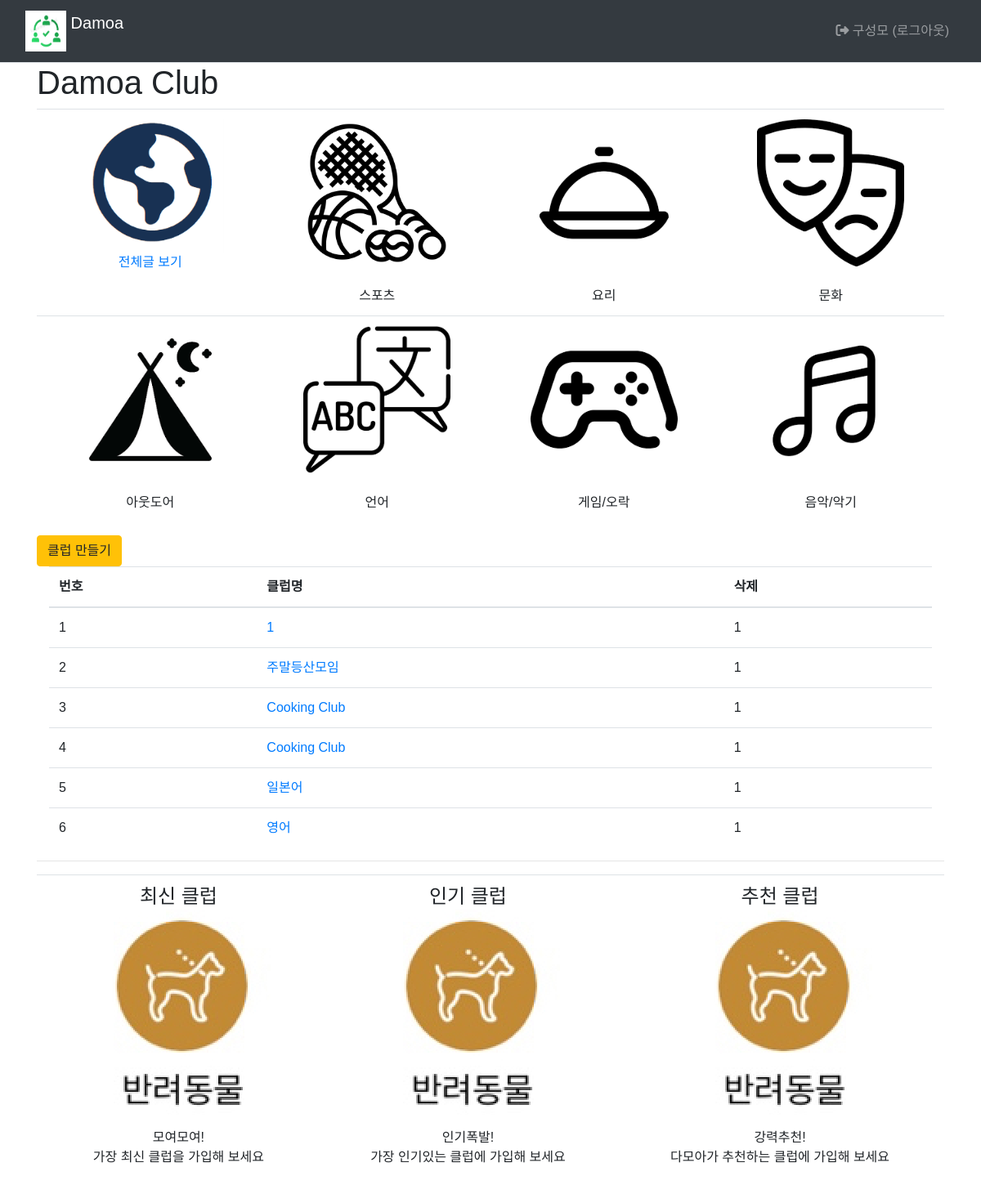
/main/ (signed in), run on an earlier commit of the app's database.
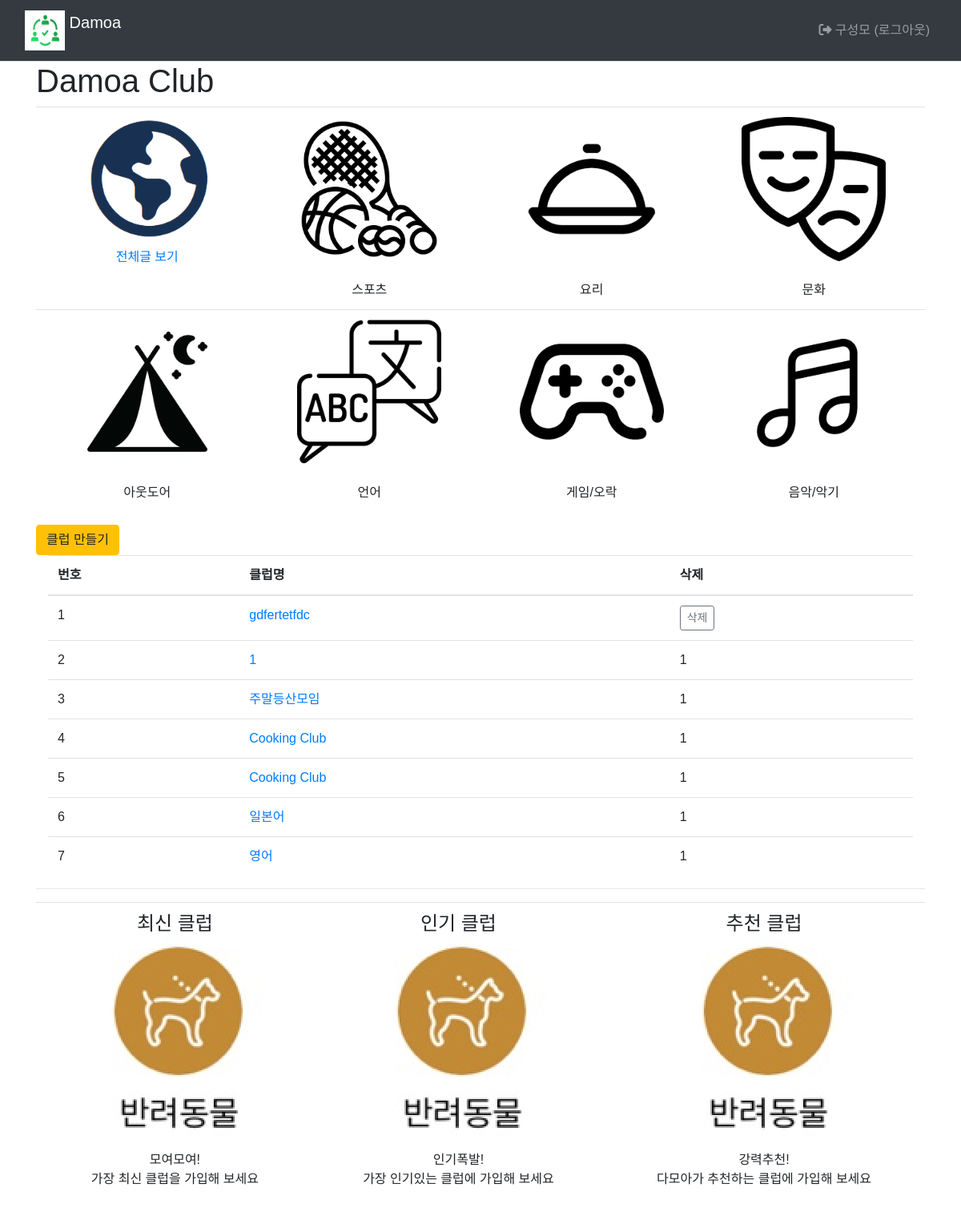
And on a later commit of the database.
### common/models.py (models this page shows)
class CustomUser(AbstractBaseUser, PermissionsMixin) :
    email = models.EmailField(blank=True, unique=True, default='')
    username = models.CharField(max_length = 15, unique=True)
    name = models.CharField(max_length=15)
    age = models.IntegerField()
    ad = models.CharField(max_length=50)
    is_active = models.BooleanField(default=True)
    is_superuser = models.BooleanField(default=True)
    is_staff = models.BooleanField(default=True)
    date_joined = models.DateTimeField(default=timezone.now)
    last_login = models.DateTimeField(blank=True, null=True)
    objects = CustomUserManager()
    USERNAME_FIELD = 'username'
    REQUIRED_FIELD = ['name']
    class Meta :
        ordering = ['-date_joined']
        verbose_name = 'User'
        verbose_name_plural = 'User'

### main/models.py (models this page shows, shortened)
class Club(models.Model):
    class category(models.TextChoices):
        from django.utils.translation import gettext_lazy as _
        COOK = 'CK', _('Cook')
        CULTURE = 'CT', _('Culture')
        GAME = 'GA', _('Game')
        LANGUAGE = 'LA', _('Language')
        MUSIC = 'MU', _('Music')
        OUTDOOR = 'OD', _('Outdoor')
        SPORTS = 'SP', _('Sports')
    category = models.CharField(
        max_length=10,
        choices = category.choices,
        null=True
    )
    name=models.TextField('클럽이름')
    author = models.ForeignKey(settings.AUTH_USER_MODEL, on_delete=models.CASCADE, default=1, null=True, related_name='author_club')

### main/views.py (the view)
# urls.py: path("", include('main.urls')),  # / 페이지에 해당하는 urlpatterns
def main(request):
    club_list=Club.objects.order_by('-id')
    context={'club_list':club_list}
    return render(request, 'main/main.html', context)

### templates/main/main.html (shortened to what this page needs)
{% extends 'base.html' %}
{% load static %}
{% block content %}
  <div class="container">
    <h1>Damoa Club</h1>
    <table class="table">
      <tbody style="text-align: center;">
        <tr>
          <td>
            <a class="club-link" href="{% url 'main:board_list'%}" style="display: block;">
              <img src="{% static 'img/gallery/all.png' %}" style="width: 180px; height: auto;">
              <br>전체글 보기</a>
          </td>
          <td>
            <a href="{% url 'main:board_list'%}?kw=SP" style="display: block;">
              <img src="{% static 'img/gallery/sports.png' %}" style="width: 180px; height: auto;">
            </a>
            <br>스포츠
          </td>
          <td>
            <a href="{% url 'main:board_list'%}?kw=CK" style="display: block;">
              <img class="club" src="{% static 'img/gallery/cook.png' %}" style="width: 180px; height: auto;">
            </a>
            <br>요리
          </td>
          <td>
            <a href="{% url 'main:board_list'%}?kw=CT" style="display: block;">
              <img class="club" src="{% static 'img/gallery/culture.png' %}" style="width: 180px; height: auto;">
            </a>
            <br>문화
          </td>
        </tr>
        <tr>
          <td>
            <a href="{% url 'main:board_list'%}?kw=OD" style="display: block;">
              <img class="club" src="{% static 'img/gallery/outdoor.png' %}" style="width: 180px; height: auto;">
            </a>
            <br>아웃도어
          </td>
          <td>
            <a href="{% url 'main:board_list'%}?kw=LA" style="display: block;">
              <img class="club" src="{% static 'img/gallery/language.png' %}" style="width: 180px; height: auto;">
            </a>
            <br>언어
          </td>
          <td>
            <a href="{% url 'main:board_list'%}?kw=GA" style="display: block;">
              <img class="club" src="{% static 'img/gallery/game.png' %}" style="width: 180px; height: auto;">
            </a>
            <br>게임/오락
          </td>
          <td>
            <a href="{% url 'main:board_list'%}?kw=MU" style="display: block;">
              <img class="club" src="{% static 'img/gallery/music.png' %}" style="width: 180px; height: auto;">
            </a>
            <br>음악/악기
          </td>
        </tr>
      </tbody>
    </table>
    <div>
      <a href="{%url 'main:club_create' %}" class="btn btn-warning">클럽 만들기</a>
      <div class="container">
        <table class="table">
          <thead>
            <tr class="thead-blue">
              <th>번호</th>
              <th>클럽명</th>
              <th>삭제</th>
            </tr>
          </thead>
          <tbody>
            {% if club_list %}
              {% for club in club_list %}
                <tr>
                  <td>{{forloop.counter}}</td>
                  <td>
                    <a href="#">{{club.name}}</a>
                  </td>
                  <td>
                    {% if request.user == club.author %}
                      <a href="#" class="delete btn btn-sm btn-outline-secondary" data-uri="{% url 'main:club_delete' club.id %}">삭제</a>
                      {%else%}
                      1
                    {% endif %}
                  </td>
                </tr>
              {% endfor %}
            {% else %}
              <tr>
                게시글이 없습니다.
              </tr>
            {% endif %}
          </tbody>
        </table>
      </div>
    </div>
    <hr style="color: black; size: 3px;">
    <table class="table" style="text-align: center;">
      <td>
        <div>
          <div class="icon-box">
            <h4>최신 클럽<br>
              <a href="{% url 'main:board_list'%}?so=recent" style="display: block;">
                <img src="{% static 'img/pet.png' %}"></a>
            </h4>
            <p>모여모여!<br>가장 최신 클럽을 가입해 보세요</p>
          </div>
        </div>
      </td>
      <td>
        <div>
          <div class="icon-box">
            <h4>인기 클럽<br>
              <a href="{% url 'main:board_list'%}?so=popular" style="display: block;">
                <img src="{% static 'img/pet.png' %}"></a>
            </h4>
            <p>인기폭발!<br>가장 인기있는 클럽에 가입해 보세요</p>
          </div>
        </div>
      </td>
      <td>
        <div>
          <div class="icon-box">
            <h4>추천 클럽<br>
              <a href="{% url 'main:board_list'%}?so=recommend" style="display: block;">
                <img src="{% static 'img/pet.png' %}"></a>
            </h4>
            <p>강력추천!<br>다모아가 추천하는 클럽에 가입해 보세요</p>
          </div>
        </div>
      </td>
    </table>
  {% endblock %}

### templates/base.html (shortened to what this page needs)
{% load static %}
<!DOCTYPE html>
<html lang="ko">
  <head>
    <link rel="stylesheet" type="text/css" href="{% static 'bootstrap.min.css' %}">
    <link rel="stylesheet" type="text/css" href="{% static 'style.css' %}">
    <link rel="stylesheet" href="https://cdnjs.cloudflare.com/ajax/libs/font-awesome/6.3.0/css/all.min.css"/>
  </head>
  <body>
    <nav class="navbar navbar-expand-sm navbar-dark bg-dark border-bottom">
      <div class="container-fluid">
        {% if user.is_authenticated %}
          <a class="navbar-brand" href="{% url 'main:main' %}">
            <img src="{% static 'img/damoa logo.png' %}" width="50px" height="50px" class="d-inline-block align-top" alt="Logo">
            Damoa
          </a>
        {% else %}
          <a class="navbar-brand" href="{% url 'main:index' %}">
            <img src="{% static 'img/damoa logo.png' %}" width="50px" height="50px" class="d-inline-block align-top" alt="Logo">
            Damoa
          </a>
        {% endif %}
        <div class="collapse navbar-collapse justify-content-end" id="navbarNav" align="right">
          <ul class="navbar-nav">
            <li class="nav-item">
              {% if user.is_authenticated %}
                <a class="nav-link justify-content-end" href="{% url 'common:logout' %}">
                  <i class="fa-solid fa-right-from-bracket"></i>
                  {{ user.name }}
                  (로그아웃)
                </a>
              {% else %}
                <a class="nav-link justify-content-end" href="{% url 'common:login' %}">
                  <i class="fa-solid fa-right-to-bracket"></i>
                  로그인</a>
              {% endif %}
            </li>
          </ul>
        </div>
      </div>
    </nav>
    {% block content %}{% endblock %}
  </body>
</html>

### static/style.css (style rules this page uses)
* { font-family: 'Noto Sans KR', sans-serif; }

What changed in the data, as far as the page shows it:
added Club: name "gdfertetfdc", shows "삭제"
